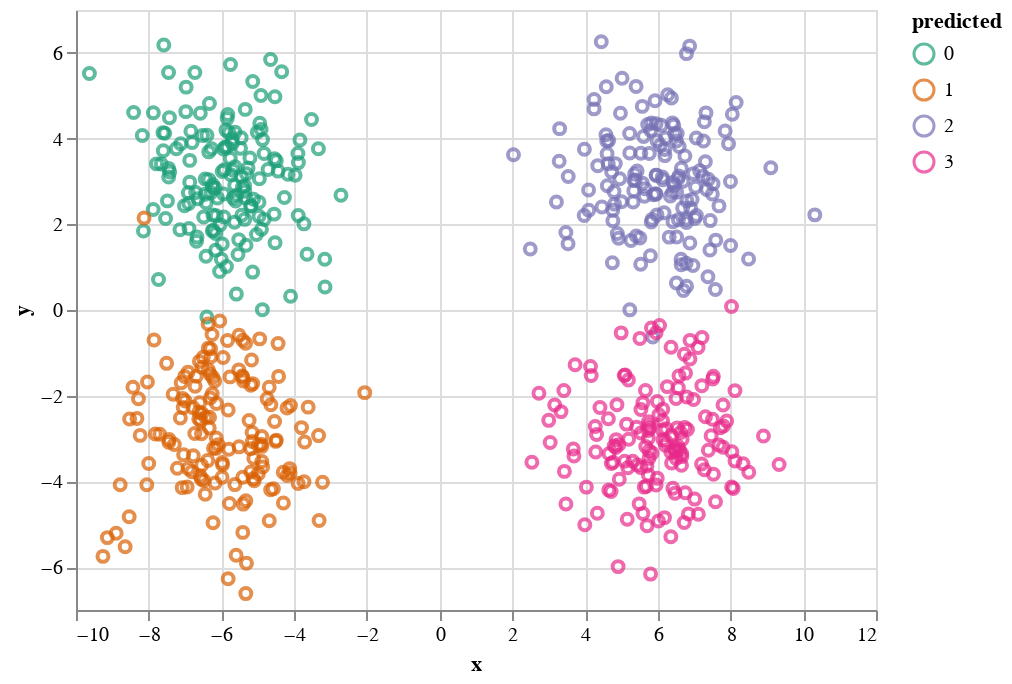

The cell this chart's notebook holds for it:
### Code cell
seed=1
data = generate_gmm_data_fixed_means(n = 150, means = np.array([[-6, 3], [-6, -3], [6, 3], [6, -3]]), std=1.3, seed=seed)
p = AltairPlotter()
p.assignments(data.xs, data.ys)

### Figure 1 — Vega-Lite specification as saved in the notebook (floating-point values rounded to 4 significant figures; data arrays with more than 128 entries replaced by an {"elided": "..."} marker saying what was removed)
{"config": {"view": {"continuousWidth": 400, "continuousHeight": 300}}, "data": {"name": "data-6405d2f78772c6a646a36c0de7d2d8ff"}, "mark": "point", "encoding": {"color": {"type": "nominal", "field": "predicted", "scale": {"scheme": "dark2"}}, "x": {"type": "quantitative", "field": "x"}, "y": {"type": "quantitative", "field": "y"}}, "$schema": "https://vega.github.io/schema/vega-lite/v4.8.1.json", "datasets": {"data-6405d2f78772c6a646a36c0de7d2d8ff": {"elided": "600 records"}}}
